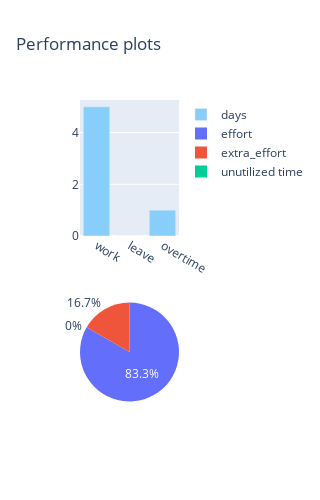

The notebook cell saved with this chart:
### Code cell
from plotly.subplots import make_subplots
import plotly.graph_objects as go
attendance_data = {'work': 5, 'leave': 0, 'overtime': 1}
effort_data = {'effort': 42.5, 'extra_effort': 8.5}
plot_dict = {'Type': list(attendance_data.keys()),
             'Days': list(attendance_data.values())}
fig = make_subplots(rows=2, cols=1, specs=[
                    [{"type": "bar"}], [{"type": "pie"}]])
fig.append_trace(go.Bar(y=list(plot_dict.values())[1], x=list(plot_dict.values())[0], name='days', marker=dict(
    color='LightSkyBlue')),
    row=1, col=1)
total = 42.5
values = []
for val in effort_data.values():
    values.append(val)
    total -= val
if total < 0:
    values.append(0)
else:
    values.append(total)
# print(values)
labels = list(effort_data.keys())
labels.append('unutilized time')
# print(labels)
fig.append_trace(go.Pie(values=values, labels=labels),
                 row=2, col=1)
fig.update_layout(height=500, width=300, title_text="Performance plots")
fig.show()
fig.write_html("misc/plotly.html")

### Figure 1 — Plotly figure (JSON) as saved in the notebook; plotly's stock layout.template omitted (floating-point values rounded to 4 significant figures)
{"data": [{"marker": {"color": "LightSkyBlue"}, "name": "days", "type": "bar", "x": ["work", "leave", "overtime"], "xaxis": "x", "y": [5, 0, 1], "yaxis": "y"}, {"domain": {"x": [0, 1], "y": [0, 0.425]}, "labels": ["effort", "extra_effort", "unutilized time"], "type": "pie", "values": [42.5, 8.5, 0]}], "layout": {"height": 500, "title": {"text": "Performance plots"}, "width": 300, "xaxis": {"anchor": "y", "domain": [0, 1]}, "yaxis": {"anchor": "x", "domain": [0.575, 1]}}}
